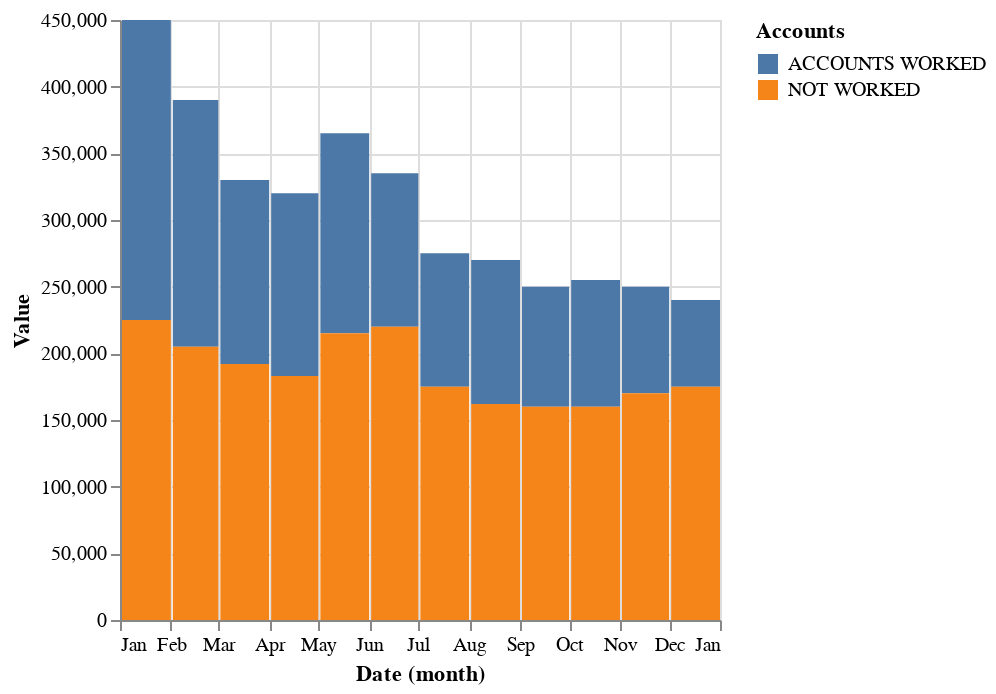

The code cell stored with this chart in its notebook:
### Markdown cell above
### Bar chart 1

### Code cell
alt.Chart(df).mark_bar().encode(
 x=alt.X('month(Date):T'),
 y=alt.Y('Value:Q'),
 color=alt.Color('Accounts:N')
 )

### Figure 1 — Vega-Lite specification as saved in the notebook (floating-point values rounded to 4 significant figures)
{"config": {"view": {"continuousWidth": 300, "continuousHeight": 300}}, "data": {"name": "data-1e716fde4e8cb3fca9709a4b070ee694"}, "mark": {"type": "bar"}, "encoding": {"color": {"field": "Accounts", "type": "nominal"}, "x": {"field": "Date", "timeUnit": "month", "type": "temporal"}, "y": {"field": "Value", "type": "quantitative"}}, "$schema": "https://vega.github.io/schema/vega-lite/v5.6.1.json", "datasets": {"data-1e716fde4e8cb3fca9709a4b070ee694": [{"Date": "2019-01-01", "Accounts": "ACCOUNTS WORKED", "Value": 225000}, {"Date": "2019-02-01", "Accounts": "ACCOUNTS WORKED", "Value": 185000}, {"Date": "2019-03-01", "Accounts": "ACCOUNTS WORKED", "Value": 138000}, {"Date": "2019-04-01", "Accounts": "ACCOUNTS WORKED", "Value": 137000}, {"Date": "2019-05-01", "Accounts": "ACCOUNTS WORKED", "Value": 150000}, {"Date": "2019-06-01", "Accounts": "ACCOUNTS WORKED", "Value": 115000}, {"Date": "2019-07-01", "Accounts": "ACCOUNTS WORKED", "Value": 100000}, {"Date": "2019-08-01", "Accounts": "ACCOUNTS WORKED", "Value": 108000}, {"Date": "2019-09-01", "Accounts": "ACCOUNTS WORKED", "Value": 90000}, {"Date": "2019-10-01", "Accounts": "ACCOUNTS WORKED", "Value": 95000}, {"Date": "2019-11-01", "Accounts": "ACCOUNTS WORKED", "Value": 80000}, {"Date": "2019-12-01", "Accounts": "ACCOUNTS WORKED", "Value": 65000}, {"Date": "2019-01-01", "Accounts": "NOT WORKED", "Value": 225000}, {"Date": "2019-02-01", "Accounts": "NOT WORKED", "Value": 205000}, {"Date": "2019-03-01", "Accounts": "NOT WORKED", "Value": 192000}, {"Date": "2019-04-01", "Accounts": "NOT WORKED", "Value": 183000}, {"Date": "2019-05-01", "Accounts": "NOT WORKED", "Value": 215000}, {"Date": "2019-06-01", "Accounts": "NOT WORKED", "Value": 220000}, {"Date": "2019-07-01", "Accounts": "NOT WORKED", "Value": 175000}, {"Date": "2019-08-01", "Accounts": "NOT WORKED", "Value": 162000}, {"Date": "2019-09-01", "Accounts": "NOT WORKED", "Value": 160000}, {"Date": "2019-10-01", "Accounts": "NOT WORKED", "Value": 160000}, {"Date": "2019-11-01", "Accounts": "NOT WORKED", "Value": 170000}, {"Date": "2019-12-01", "Accounts": "NOT WORKED", "Value": 175000}]}}
